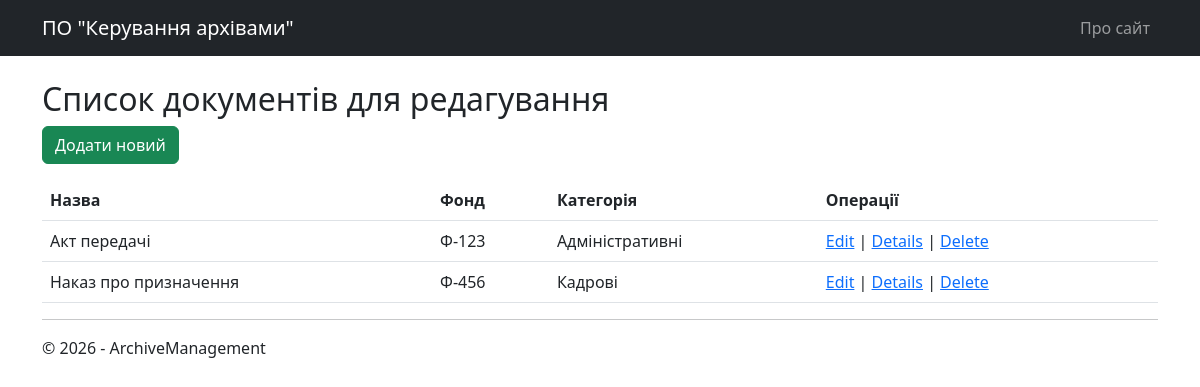
/documents/, run on the app's committed database.
### archive_core/models.py (models this page shows, shortened)
class Document(models.Model):
    title = models.CharField(max_length=255, null=True, blank=True, verbose_name="Назва")
    fund_number = models.CharField(max_length=100, null=True, blank=True, verbose_name="Номер фонду")
    category = models.CharField(max_length=150, null=True, blank=True, verbose_name="Категорія")
    creation_date = models.DateField(null=True, blank=True, verbose_name="Дата створення")
    archivist_name = models.CharField(max_length=255, null=True, blank=True, verbose_name="Архіваріус")
    note = models.TextField(null=True, blank=True, verbose_name="Примітка")
    description = models.TextField(null=True, blank=True, verbose_name="Опис")

### archive_core/views.py (the view)
# urls.py: path('documents/', views.crud_index, name='documents_info'), # Повинно бути так
def crud_index(request):
    with DjangoUnitOfWork() as uow:
        documents = uow.documents.get_all().order_by('title')
        browsing_model = [DocumentBrowsingModel(d) for d in documents]
        return render(request, 'archive_core/crud_index.html', {'model': browsing_model})

### archive_core/repositories.py (called while the page is built)
    def get_all(self):
        return self._model.objects.all()

### archive_core/uow.py (called while the page is built)
    def __enter__(self): return self

    def __exit__(self, exc_type, exc_val, exc_tb): pass

### archive_core/templates/archive_core/crud_index.html
{% extends "archive_core/_base.html" %}
{% block content %}
<h2>Список документів для редагування</h2>
<p><a href="{% url 'document_create' %}" class="btn btn-success">Додати новий</a></p>
<table class="table">
    <thead>
        <tr>
            <th>Назва</th>
            <th>Фонд</th>
            <th>Категорія</th>
            <th>Операції</th>
        </tr>
    </thead>
    <tbody>
        {% for item in model %}
        <tr>
            <td>{{ item.title }}</td>
            <td>{{ item.fund_number }}</td>
            <td>{{ item.category }}</td>
            <td>
                <a href="{% url 'document_edit' item.id %}">Edit</a> |
                <a href="{% url 'document_details' item.id %}">Details</a> |
                <a href="{% url 'document_delete' item.id %}">Delete</a>
            </td>
        </tr>
        {% endfor %}
    </tbody>
</table>
{% endblock %}

### data on the page
Document: title "Акт передачі", fund_number "Ф-123", category "Адміністративні"
Document: title "Наказ про призначення", fund_number "Ф-456", category "Кадрові"
